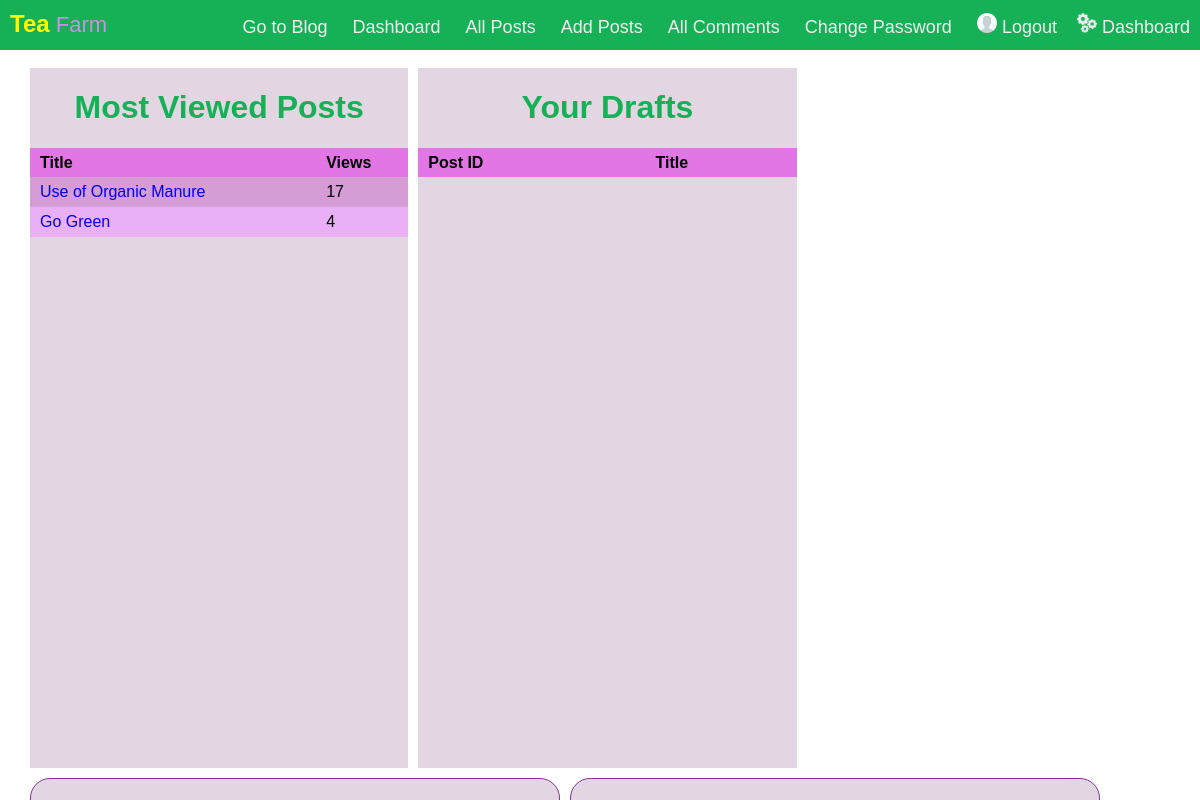
/admin/index.php (signed in), run on the app's committed database.
### tables this page shows
CREATE TABLE `posts` (
  `Post_ID` int(11) NOT NULL,
  `title` varchar(100) NOT NULL,
  `description` text NOT NULL,
  `featured` varchar(200) NOT NULL,
  `category` varchar(30) NOT NULL,
  `author` varchar(50) NOT NULL,
  `date` datetime NOT NULL,
  `status` varchar(10) NOT NULL,
  `visitors` int(5) NOT NULL,
  `scheduledate` date NOT NULL
);

### admin/index.php (the view, shortened to what this page needs)
<!DOCTYPE html>
<html>
<head>
	<link rel="stylesheet" type="text/css" href="../style.css">
</head>
<body>
 <div class="nav">
  <div class="nav-header">
    <div class="nav-title">
      <font color="yellow" size="5"><b>Tea</b></font> <font color="#cf8cea">Farm</font>
    </div>
  </div>
  <div class="nav-links" >
<a class="active" href="../index.php">Go to Blog</a>
  <a href="index.php">Dashboard</a>
  <a href="all-posts.php">All Posts</a>
  <a href="add-post.php">Add Posts</a>
  <a href="all-comments.php">All Comments</a>
  <a href="changepass.php">Change Password</a>
    <?php  if(!isset($_SESSION['ID']))
      {
        echo "<a href='login.php'>&nbsp;<img src='../images/user.png' width='20px'>&nbsp;Login/Register</a>";
      }
        else {
        echo "<a href='logout.php'><img src='../images/user.png' width='20px'>&nbsp;Logout</a><a href='index.php'><img src='../images/settings-gears.png' width='20px'>&nbsp;Dashboard</a>";
      }
        ?>
  </div>
	<div class="container">
				<div class="rightt">
			<?php
			include('config.php');
$uid=$_SESSION['ID'];
$result = mysqli_query($db,"SELECT * FROM posts where author='".$uid."' order by visitors desc limit 10;");
echo "<h1 align='center'>Most Viewed Posts</h1>";
echo "<table style='overflow-x:auto;'>
<tr>
<th>Title</th>
<th>Views</th>
</tr>";
while($row = mysqli_fetch_array($result))
{
echo "<tr>";
echo "<td>" ."<a href='../view-post.php?pid=". $row['Post_ID']."'>". $row['title'] . "</a></td>";
echo "<td>" . $row['visitors'] . "</td>";
echo "</tr>";
}
echo "</table>";
?>
		</div>
		<div class="rightt">
			<?php
echo "<h1 align='center'>Your Drafts</h1>";
echo "<table style='overflow-x:auto;'>
<tr>
<th>Post ID</th>
<th>Title</th>
</tr>";
echo "</table>";
?>
		</div>
		<div class="views" align="center">
<br>
		</div>
		<br><br>
		<div class="views" align="center"><br>
		</div>
	</div>
</body>
</html>

### style.css (style rules this page uses)
.nav-links a { padding-bottom: 35px; }
.container { margin-top: 20px; width:97%; margin-left: 20px; margin-right: 20px; height: 98%; }
h1 { color: #16b157; font-family: 'Quicksand', sans-serif; }
* { box-sizing: border-box; }
body { margin: 0px; font-family: 'Quicksand', sans-serif; }
.nav { height: 50px; width: 100%; background-color: #16b157; position: fixed; }
.nav > .nav-header { display: inline; }
.nav > .nav-header > .nav-title { display: inline-block; font-size: 22px; color: #fff; padding: 10px 10px 10px 10px; }
.nav > .nav-links { display: inline; float: right; font-size: 18px; }
.nav > .nav-links > a { display: inline-block; padding: 13px 10px 13px 10px; text-decoration: none; color: #efefef; }

### admin/index.php (style rules this page uses)
.views { border:1px solid #833299; width: 530px; float: left; margin-left: 10px; margin-top: 10px; height: 100px; border-radius: 20px; background-color: #e1d6e2; }
th, td { text-align: left; padding: 2px; padding-left: 10px; }
tr:nth-child(even) { background-color: #d59cd6 }
tr:nth-child(odd) { background-color: #e9b0f7 }
table { border-collapse: collapse; width: 100%; font-family: Arial; font-size: 15; line-height: 1.6; }
.views { color: #833299; font-family: Arial; font-size: 20px; padding: 5px 5px 5px 5px; }
.rightt { background-color: #e1d6e2; width: 32.5%; float: left; margin-left: 10px; height: 700px; }
a { text-decoration: none; }
th { background-color: #e276e4; }

### data on the page
posts: title "Use of Organic Manure", visitors "17"
posts: title "Go Green", visitors "4"
